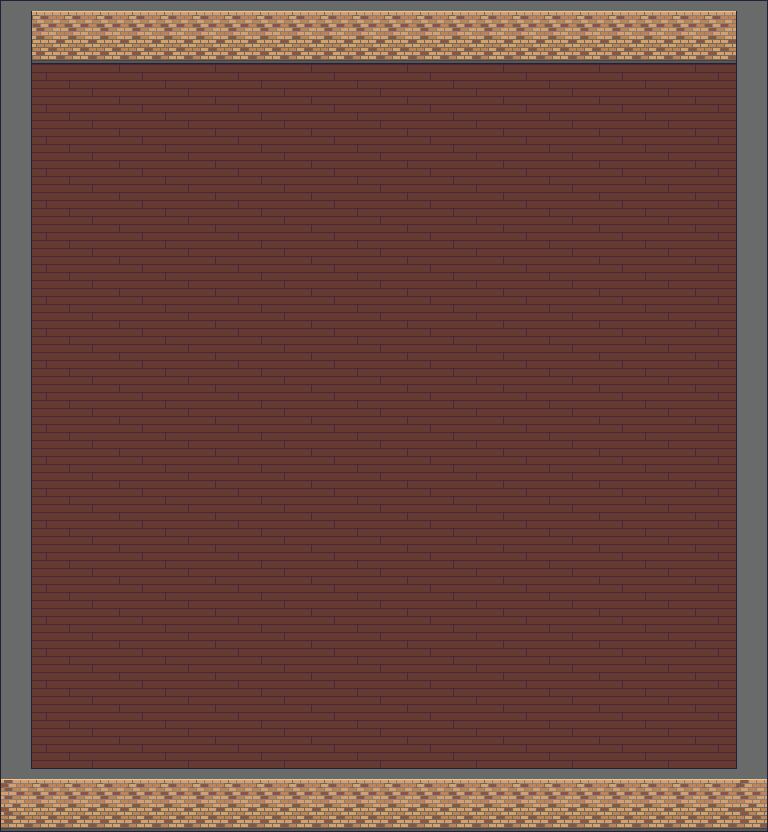

This game map was drawn from its Tiled (.tmx) file and the tilesets committed beside it. A one-line description and the trimmed map source follow:
An orthogonal 24x26 tile map with 32x32 px tiles, 2 tile layers (Floor, Walls), 7 hidden layers not drawn, 7 tilesets.

<map version="1.4" tiledversion="1.4.3" orientation="orthogonal" renderorder="right-down" width="24" height="26" tilewidth="32" tileheight="32" infinite="0" nextlayerid="14" nextobjectid="1">
 <tileset firstgid="1" source="../../tilesets/Gather Walls Interior 1.x.tsx" />
 <tileset firstgid="5001" source="../../tilesets/Gather Floors 1.x.tsx" />
 <tileset firstgid="7561" source="../../tilesets/Gather Decoration 1.x.tsx" />
 <tileset firstgid="14401" source="../../tilesets/Gather Tables 1.x.tsx" />
 <tileset firstgid="15467" source="../../tilesets/Gather Chairs 1.x.tsx" />
 <tileset firstgid="16267" source="../../tilesets/Gather Swatches 1.x.tsx" />
 <tileset firstgid="16467" source="../../tilesets/Gather Shadows 1.x.tsx" />
 <layer id="2" name="Floor" width="24" height="26">
  <data>[624 cells, 624 non-empty, 4 distinct tile ids]</data>
 </layer>
 <layer id="1" name="Walls" width="24" height="26">
  <data>[624 cells, 142 non-empty, 18 distinct tile ids]</data>
 </layer>
 <layer id="10" name="Colors" width="24" height="26" visible="0">
  <data>[624 cells, 129 non-empty, 16 distinct tile ids]</data>
 </layer>
 <layer id="3" name="Carpet" width="24" height="26" visible="0" opacity="0.6">
  <data>[624 cells, 140 non-empty, 4 distinct tile ids]</data>
 </layer>
 <layer id="7" name="Border" width="24" height="26" visible="0">
  <data>[624 cells, 143 non-empty, 15 distinct tile ids]</data>
 </layer>
 <layer id="4" name="Underthings" width="24" height="26" visible="0">
  <data>[624 cells, 25 non-empty, 5 distinct tile ids]</data>
 </layer>
 <layer id="13" name="Overthings-Back" width="24" height="26" visible="0">
  <data>[624 cells, 45 non-empty, 9 distinct tile ids]</data>
 </layer>
 <layer id="5" name="Overthings" width="24" height="26" visible="0">
  <data>[624 cells, 29 non-empty, 7 distinct tile ids]</data>
 </layer>
 <layer id="11" name="Light" width="24" height="26" visible="0">
  <data>[624 cells, 55 non-empty, 10 distinct tile ids]</data>
 </layer>
</map>
